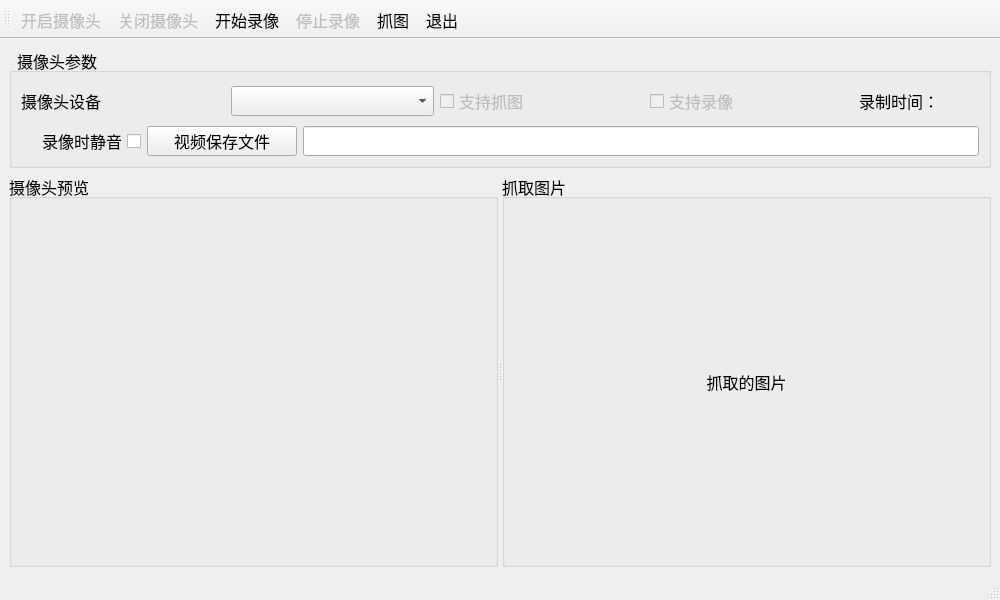
<?xml version="1.0" encoding="UTF-8"?>
<ui version="4.0">
 <class>operateCamera</class>
 <widget class="QMainWindow" name="operateCamera">
  <property name="geometry">
   <rect>
    <x>0</x>
    <y>0</y>
    <width>1000</width>
    <height>600</height>
   </rect>
  </property>
  <property name="minimumSize">
   <size>
    <width>1000</width>
    <height>600</height>
   </size>
  </property>
  <property name="font">
   <font>
    <family>Times New Roman</family>
    <pointsize>12</pointsize>
   </font>
  </property>
  <property name="windowTitle">
   <string>MainWindow</string>
  </property>
  <widget class="QWidget" name="centralwidget">
   <layout class="QGridLayout" name="gridLayout_4">
    <item row="0" column="0">
     <widget class="QGroupBox" name="groupBox_2">
      <property name="maximumSize">
       <size>
        <width>16777215</width>
        <height>120</height>
       </size>
      </property>
      <property name="title">
       <string>  摄像头参数</string>
      </property>
      <layout class="QGridLayout" name="gridLayout">
       <item row="0" column="0">
        <layout class="QHBoxLayout" name="horizontalLayout_3">
         <item>
          <layout class="QHBoxLayout" name="horizontalLayout">
           <item>
            <widget class="QLabel" name="label">
             <property name="minimumSize">
              <size>
               <width>120</width>
               <height>30</height>
              </size>
             </property>
             <property name="maximumSize">
              <size>
               <width>1666666</width>
               <height>16777215</height>
              </size>
             </property>
             <property name="text">
              <string>摄像头设备</string>
             </property>
            </widget>
           </item>
           <item>
            <widget class="QComboBox" name="comboCamera">
             <property name="minimumSize">
              <size>
               <width>150</width>
               <height>30</height>
              </size>
             </property>
            </widget>
           </item>
          </layout>
         </item>
         <item>
          <layout class="QHBoxLayout" name="horizontalLayout_2">
           <item>
            <widget class="QCheckBox" name="checkStillImage">
             <property name="enabled">
              <bool>false</bool>
             </property>
             <property name="minimumSize">
              <size>
               <width>80</width>
               <height>30</height>
              </size>
             </property>
             <property name="text">
              <string>支持抓图</string>
             </property>
             <property name="checkable">
              <bool>true</bool>
             </property>
             <property name="checked">
              <bool>false</bool>
             </property>
            </widget>
           </item>
           <item>
            <widget class="QCheckBox" name="checkVideo">
             <property name="enabled">
              <bool>false</bool>
             </property>
             <property name="minimumSize">
              <size>
               <width>80</width>
               <height>30</height>
              </size>
             </property>
             <property name="text">
              <string>支持录像</string>
             </property>
            </widget>
           </item>
          </layout>
         </item>
         <item>
          <widget class="QLabel" name="LabDuration">
           <property name="minimumSize">
            <size>
             <width>80</width>
             <height>30</height>
            </size>
           </property>
           <property name="maximumSize">
            <size>
             <width>120</width>
             <height>16777215</height>
            </size>
           </property>
           <property name="text">
            <string>录制时间：</string>
           </property>
          </widget>
         </item>
        </layout>
       </item>
       <item row="1" column="0">
        <layout class="QHBoxLayout" name="horizontalLayout_5">
         <item>
          <widget class="QCheckBox" name="chkMute">
           <property name="minimumSize">
            <size>
             <width>120</width>
             <height>30</height>
            </size>
           </property>
           <property name="layoutDirection">
            <enum>Qt::RightToLeft</enum>
           </property>
           <property name="text">
            <string>录像时静音</string>
           </property>
          </widget>
         </item>
         <item>
          <layout class="QHBoxLayout" name="horizontalLayout_4">
           <item>
            <widget class="QPushButton" name="btnVideoFile">
             <property name="minimumSize">
              <size>
               <width>150</width>
               <height>30</height>
              </size>
             </property>
             <property name="text">
              <string>视频保存文件</string>
             </property>
             <property name="icon">
              <iconset>
               <normaloff>:/images/images/104.bmp</normaloff>:/images/images/104.bmp</iconset>
             </property>
             <property name="flat">
              <bool>false</bool>
             </property>
            </widget>
           </item>
           <item>
            <widget class="QLineEdit" name="editOutputFile">
             <property name="minimumSize">
              <size>
               <width>300</width>
               <height>30</height>
              </size>
             </property>
             <property name="text">
              <string/>
             </property>
            </widget>
           </item>
          </layout>
         </item>
        </layout>
       </item>
      </layout>
     </widget>
    </item>
    <item row="1" column="0">
     <widget class="QSplitter" name="splitter">
      <property name="orientation">
       <enum>Qt::Horizontal</enum>
      </property>
      <widget class="QGroupBox" name="groupBox">
       <property name="title">
        <string>摄像头预览</string>
       </property>
       <layout class="QGridLayout" name="gridLayout_2">
        <item row="0" column="0">
         <widget class="QCameraViewfinder" name="viewFinder" native="true">
          <property name="minimumSize">
           <size>
            <width>450</width>
            <height>0</height>
           </size>
          </property>
         </widget>
        </item>
       </layout>
      </widget>
      <widget class="QGroupBox" name="groupBox_3">
       <property name="minimumSize">
        <size>
         <width>450</width>
         <height>0</height>
        </size>
       </property>
       <property name="title">
        <string>抓取图片</string>
       </property>
       <layout class="QGridLayout" name="gridLayout_3">
        <item row="0" column="0">
         <widget class="QLabel" name="LabCapturedImage">
          <property name="minimumSize">
           <size>
            <width>450</width>
            <height>0</height>
           </size>
          </property>
          <property name="text">
           <string>抓取的图片</string>
          </property>
          <property name="alignment">
           <set>Qt::AlignCenter</set>
          </property>
         </widget>
        </item>
       </layout>
      </widget>
     </widget>
    </item>
   </layout>
  </widget>
  <widget class="QToolBar" name="toolBar">
   <property name="windowTitle">
    <string>toolBar</string>
   </property>
   <property name="toolButtonStyle">
    <enum>Qt::ToolButtonTextBesideIcon</enum>
   </property>
   <attribute name="toolBarArea">
    <enum>TopToolBarArea</enum>
   </attribute>
   <attribute name="toolBarBreak">
    <bool>false</bool>
   </attribute>
   <addaction name="actStartCamera"/>
   <addaction name="actStopCamera"/>
   <addaction name="actVideoRecord"/>
   <addaction name="actVideoStop"/>
   <addaction name="actCapture"/>
   <addaction name="actQuit"/>
  </widget>
  <widget class="QStatusBar" name="statusBar"/>
  <action name="actStartCamera">
   <property name="enabled">
    <bool>false</bool>
   </property>
   <property name="icon">
    <iconset resource="images.qrc">
     <normaloff>:/images/video_chat.ico</normaloff>:/images/video_chat.ico</iconset>
   </property>
   <property name="text">
    <string>开启摄像头</string>
   </property>
   <property name="toolTip">
    <string>开启摄像头</string>
   </property>
  </action>
  <action name="actStopCamera">
   <property name="enabled">
    <bool>false</bool>
   </property>
   <property name="icon">
    <iconset resource="images.qrc">
     <normaloff>:/images/remove_user.ico</normaloff>:/images/remove_user.ico</iconset>
   </property>
   <property name="text">
    <string>关闭摄像头</string>
   </property>
   <property name="toolTip">
    <string>关闭摄像头</string>
   </property>
  </action>
  <action name="actVideoRecord">
   <property name="enabled">
    <bool>true</bool>
   </property>
   <property name="icon">
    <iconset resource="images.qrc">
     <normaloff>:/images/5.ico</normaloff>:/images/5.ico</iconset>
   </property>
   <property name="text">
    <string>开始录像</string>
   </property>
   <property name="toolTip">
    <string>开始录像</string>
   </property>
  </action>
  <action name="actCapture">
   <property name="enabled">
    <bool>true</bool>
   </property>
   <property name="icon">
    <iconset resource="images.qrc">
     <normaloff>:/images/file_pictures.ico</normaloff>:/images/file_pictures.ico</iconset>
   </property>
   <property name="text">
    <string>抓图</string>
   </property>
   <property name="toolTip">
    <string>抓图</string>
   </property>
  </action>
  <action name="actQuit">
   <property name="icon">
    <iconset resource="images.qrc">
     <normaloff>:/images/exit_24.ico</normaloff>:/images/exit_24.ico</iconset>
   </property>
   <property name="text">
    <string>退出</string>
   </property>
   <property name="toolTip">
    <string>退出</string>
   </property>
  </action>
  <action name="actVideoStop">
   <property name="enabled">
    <bool>false</bool>
   </property>
   <property name="icon">
    <iconset resource="images.qrc">
     <normaloff>:/images/Shut Down.ico</normaloff>:/images/Shut Down.ico</iconset>
   </property>
   <property name="text">
    <string>停止录像</string>
   </property>
   <property name="toolTip">
    <string>停止录像</string>
   </property>
  </action>
 </widget>
 <customwidgets>
  <customwidget>
   <class>QCameraViewfinder</class>
   <extends>QWidget</extends>
   <header location="global">qcameraviewfinder.h</header>
   <container>1</container>
  </customwidget>
 </customwidgets>
 <resources>
  <include location="images.qrc"/>
 </resources>
 <connections>
  <connection>
   <sender>actQuit</sender>
   <signal>triggered()</signal>
   <receiver>operateCamera</receiver>
   <slot>close()</slot>
   <hints>
    <hint type="sourcelabel">
     <x>-1</x>
     <y>-1</y>
    </hint>
    <hint type="destinationlabel">
     <x>399</x>
     <y>299</y>
    </hint>
   </hints>
  </connection>
 </connections>
</ui>
